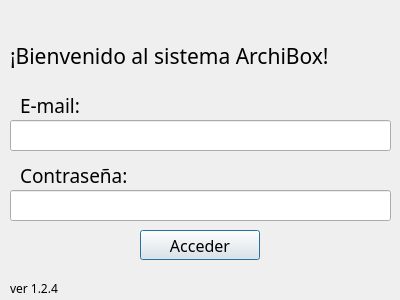
<?xml version="1.0" encoding="UTF-8"?>
<ui version="4.0">
 <class>login_screen</class>
 <widget class="QDialog" name="login_screen">
  <property name="geometry">
   <rect>
    <x>0</x>
    <y>0</y>
    <width>400</width>
    <height>300</height>
   </rect>
  </property>
  <property name="sizePolicy">
   <sizepolicy hsizetype="Fixed" vsizetype="Fixed">
    <horstretch>0</horstretch>
    <verstretch>0</verstretch>
   </sizepolicy>
  </property>
  <property name="minimumSize">
   <size>
    <width>400</width>
    <height>300</height>
   </size>
  </property>
  <property name="maximumSize">
   <size>
    <width>400</width>
    <height>300</height>
   </size>
  </property>
  <property name="windowTitle">
   <string notr="true">ArchiBox - Login</string>
  </property>
  <widget class="QPushButton" name="access">
   <property name="geometry">
    <rect>
     <x>140</x>
     <y>230</y>
     <width>120</width>
     <height>30</height>
    </rect>
   </property>
   <property name="font">
    <font>
     <family>Mononoki Nerd Font Mono</family>
     <pointsize>12</pointsize>
    </font>
   </property>
   <property name="text">
    <string>Acceder</string>
   </property>
  </widget>
  <widget class="QLineEdit" name="email_in">
   <property name="geometry">
    <rect>
     <x>10</x>
     <y>120</y>
     <width>381</width>
     <height>31</height>
    </rect>
   </property>
  </widget>
  <widget class="QLabel" name="Bienvenida">
   <property name="geometry">
    <rect>
     <x>10</x>
     <y>20</y>
     <width>380</width>
     <height>71</height>
    </rect>
   </property>
   <property name="font">
    <font>
     <family>Mononoki Nerd Font Mono</family>
     <pointsize>16</pointsize>
    </font>
   </property>
   <property name="text">
    <string>¡Bienvenido al sistema ArchiBox!</string>
   </property>
  </widget>
  <widget class="QLabel" name="email_ask">
   <property name="geometry">
    <rect>
     <x>20</x>
     <y>90</y>
     <width>71</width>
     <height>31</height>
    </rect>
   </property>
   <property name="font">
    <font>
     <family>Mononoki Nerd Font Mono</family>
     <pointsize>14</pointsize>
    </font>
   </property>
   <property name="text">
    <string>E-mail:</string>
   </property>
  </widget>
  <widget class="QLabel" name="password_ask_2">
   <property name="geometry">
    <rect>
     <x>20</x>
     <y>160</y>
     <width>121</width>
     <height>31</height>
    </rect>
   </property>
   <property name="font">
    <font>
     <family>Mononoki Nerd Font Mono</family>
     <pointsize>14</pointsize>
    </font>
   </property>
   <property name="text">
    <string>Contraseña:</string>
   </property>
  </widget>
  <widget class="QLineEdit" name="password_in">
   <property name="geometry">
    <rect>
     <x>10</x>
     <y>190</y>
     <width>381</width>
     <height>31</height>
    </rect>
   </property>
  </widget>
  <widget class="QLabel" name="err_display">
   <property name="geometry">
    <rect>
     <x>10</x>
     <y>280</y>
     <width>381</width>
     <height>16</height>
    </rect>
   </property>
   <property name="font">
    <font>
     <family>Mononoki Nerd Font Mono</family>
    </font>
   </property>
   <property name="text">
    <string>ver 1.2.4</string>
   </property>
  </widget>
 </widget>
 <resources/>
 <connections/>
</ui>
